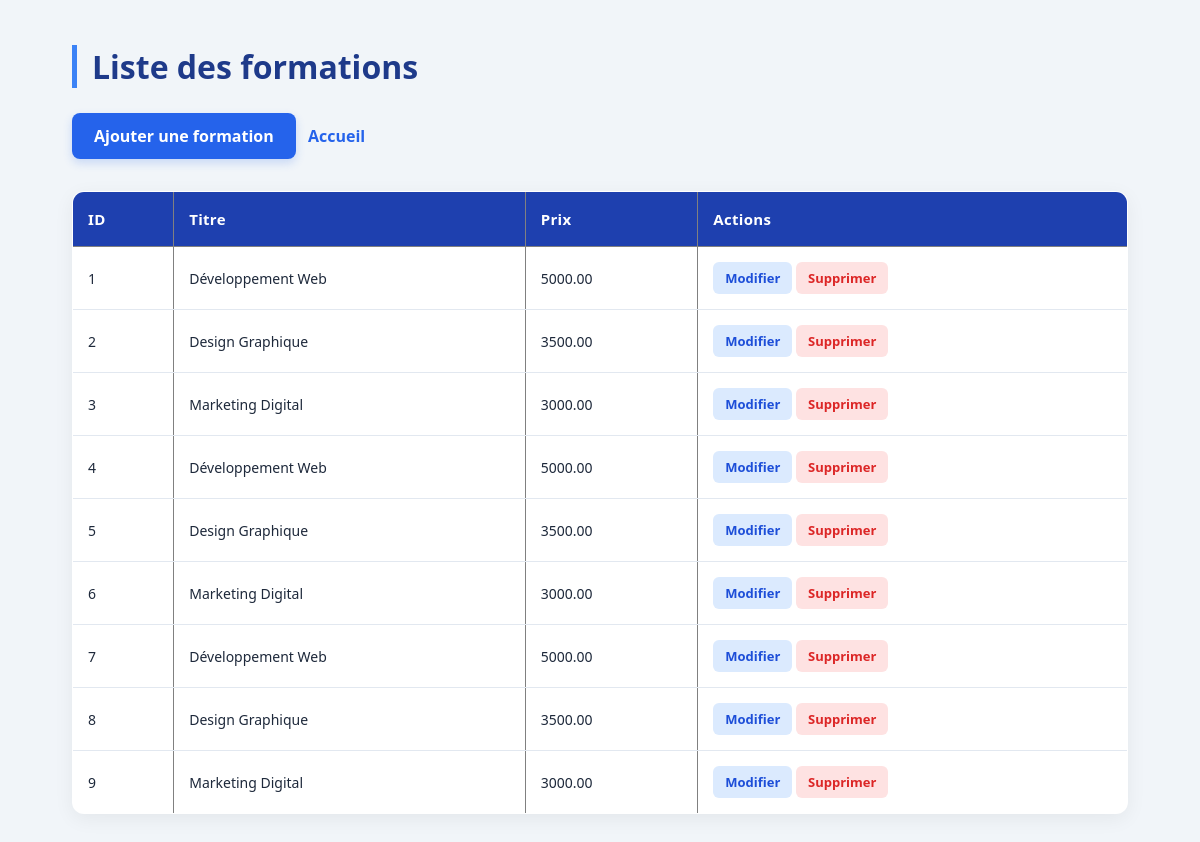
The app's page /Formations/index.php with its own data.
### tables this page shows
CREATE TABLE `formations` (
  `id` int(11) NOT NULL,
  `titre` varchar(100) NOT NULL,
  `prix` decimal(10,2) NOT NULL
);

### Formations/index.php (the view)
<?php
require_once "../database/connexion.php";
$statement = $pdo->query("SELECT * FROM formations");
$formations = $statement->fetchAll(PDO::FETCH_ASSOC);
?>
<!DOCTYPE html>
<html lang="fr">
<head><meta charset="UTF-8"><title>Formations</title>
<link rel="stylesheet" href="../css/style.css"></head>
<body>
    <h1>Liste des formations</h1>
    <a href="create.php">Ajouter une formation</a>
     <a href="../index.php">Accueil</a>
    <br><br>
    <table border="1">
        <tr><th>ID</th><th>Titre</th><th>Prix</th><th>Actions</th></tr>
        <?php foreach ($formations as $f) { ?>
        <tr>
            <td><?php echo $f["id"]; ?></td>
            <td><?php echo htmlspecialchars($f["titre"]); ?></td>
            <td><?php echo $f["prix"]; ?></td>
            <td>
                <a href="edit.php?id=<?php echo $f["id"]; ?>">Modifier</a>
                <a href="delete.php?id=<?php echo $f["id"]; ?>" onclick="return confirm('Supprimer ?')">Supprimer</a>
            </td>
        </tr>
        <?php } ?>
    </table>
</body>
</html>

### css/style.css (style rules this page uses)
* { margin: 0; padding: 0; box-sizing: border-box; }
body { font-family: 'Segoe UI', Arial, sans-serif; background: #f1f5f9; color: #1e293b; padding: 45px 6%; min-height: 100vh; }
h1 { color: #1e3a8a; font-size: 32px; margin-bottom: 25px; font-weight: 700; border-left: 5px solid #3b82f6; padding-left: 15px; }
a { text-decoration: none; display: inline-block; transition: 0.3s ease; }
a[href="create.php"] { background: #2563eb; color: white; padding: 12px 22px; border-radius: 8px; font-weight: 600; box-shadow: 0 4px 10px rgba(37, 99, 235, 0.2); }
a[href="../index.php"] { color: #2563eb; font-weight: 600; margin-left: 8px; }
table { width: 100%; border-collapse: collapse; background: white; border-radius: 12px; overflow: hidden; box-shadow: 0 5px 20px rgba(0, 0, 0, 0.06); margin-top: 10px; }
th { background: #1e40af; color: white; padding: 17px 15px; text-align: left; font-size: 15px; letter-spacing: 0.3px; }
td { padding: 15px; border-bottom: 1px solid #e2e8f0; font-size: 14px; }
tr:last-child td { border-bottom: none; }
td a[href^="edit.php"] { background: #dbeafe; color: #1d4ed8; padding: 7px 12px; border-radius: 6px; font-weight: 600; font-size: 13px; }
td a[href^="delete.php"] { background: #fee2e2; color: #dc2626; padding: 7px 12px; border-radius: 6px; font-weight: 600; font-size: 13px; }

### records on screen
formations: id "1", titre "Développement Web", prix "5000.00"
formations: id "2", titre "Design Graphique", prix "3500.00"
formations: id "3", titre "Marketing Digital", prix "3000.00"
formations: id "4", titre "Développement Web", prix "5000.00"
formations: id "5", titre "Design Graphique", prix "3500.00"
formations: id "6", titre "Marketing Digital", prix "3000.00"
formations: id "7", titre "Développement Web", prix "5000.00"
formations: id "8", titre "Design Graphique", prix "3500.00"
formations: id "9", titre "Marketing Digital", prix "3000.00"
